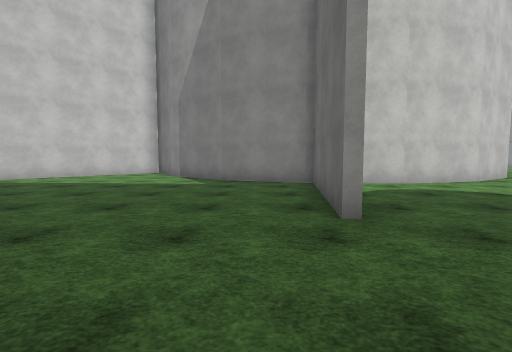
view 1 (above)

23 first-person views from a walk through a scene from a Unity 3-D project. The camera is 1.3 m above the floor, tilts 4° down and sees 90° across. The floor is counted in squares, 2 m on a side. Each view is taken from the middle of a square. On the plan, view 1 faces up. The plan holds only what a view shows up to about 9 squares ahead; the rest is blank. The place goes on beyond the plan. Some animated figures are not drawn. Surface patterns are stand-ins for the level's own textures.

view 2
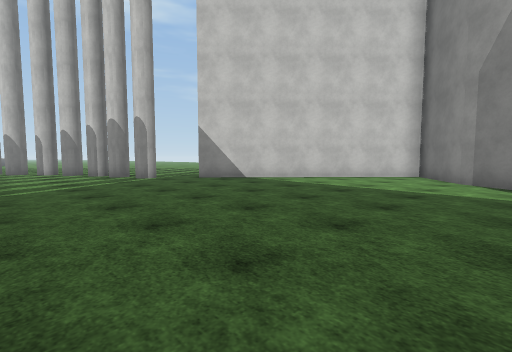

view 3
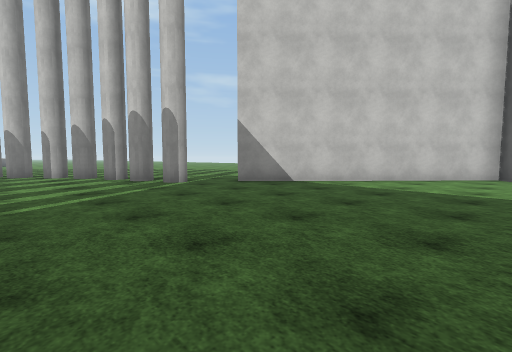

view 4
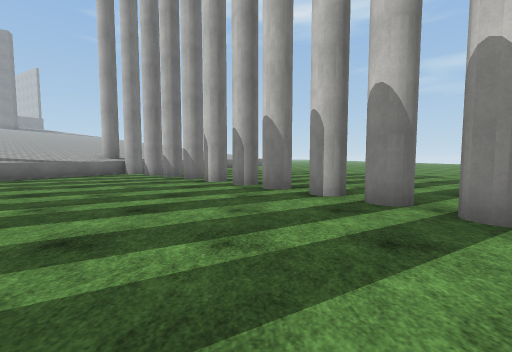

view 5
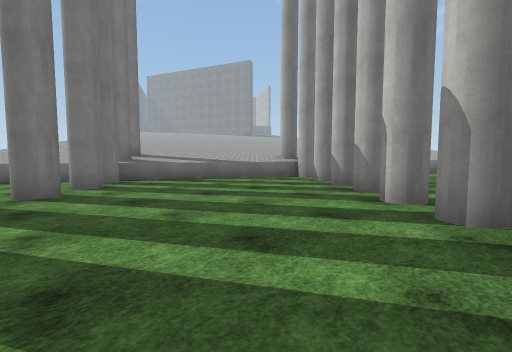

view 6
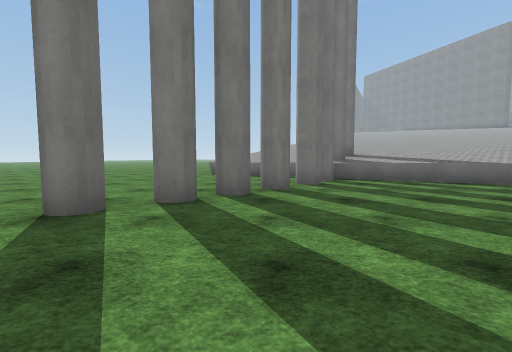

view 7
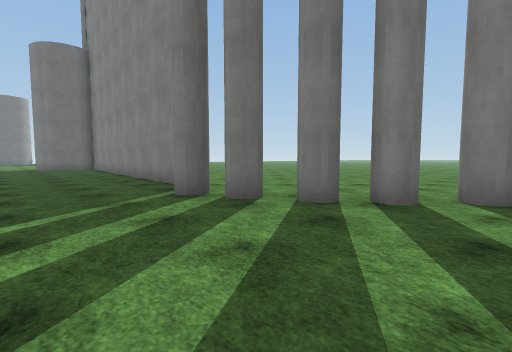

view 8
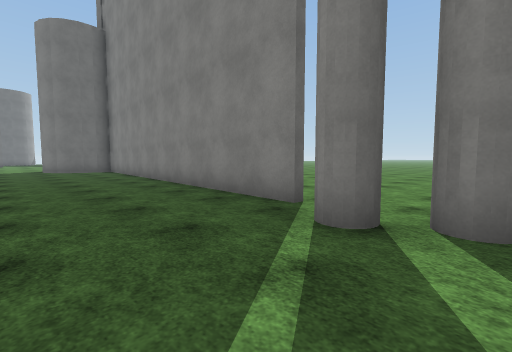

view 9
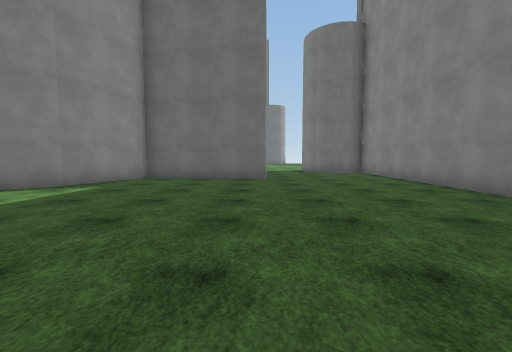

view 10
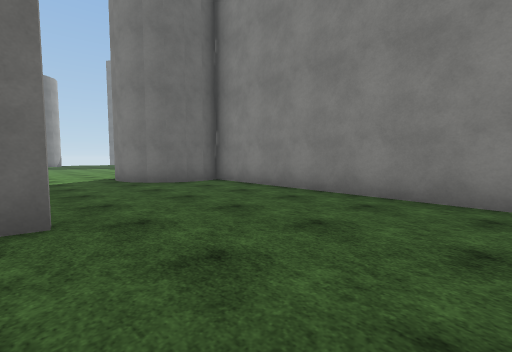

view 11
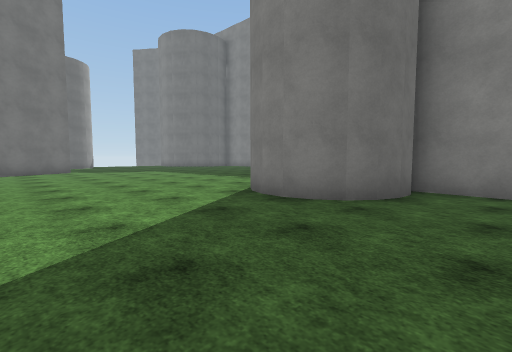

view 12
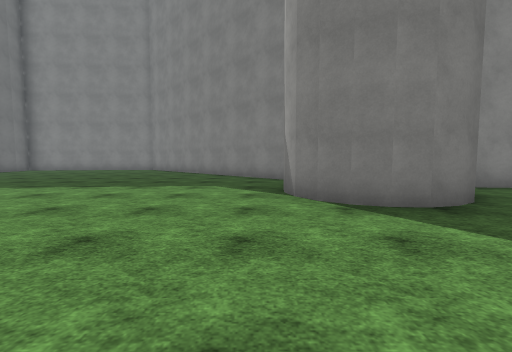

view 13
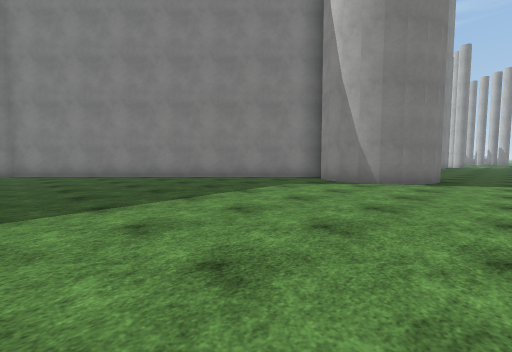

view 14
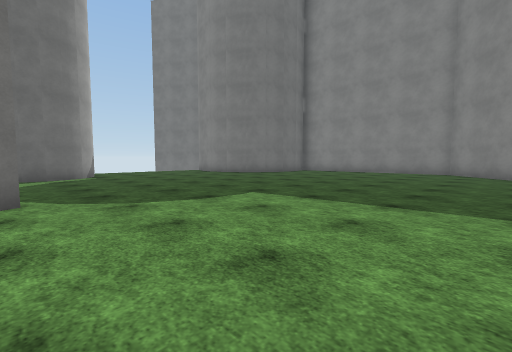

view 15
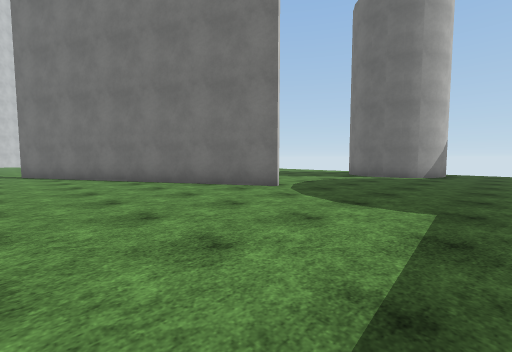

view 16
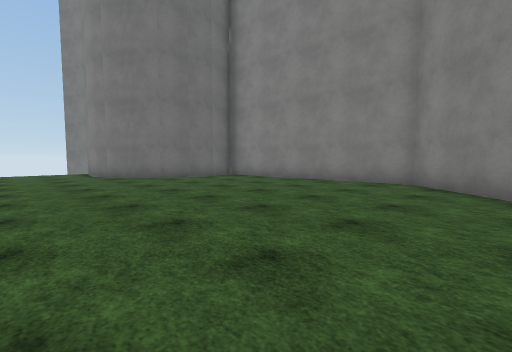

view 17
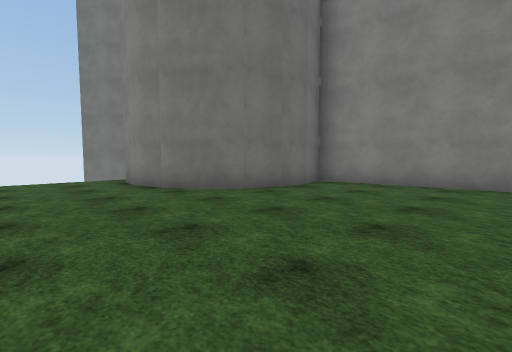

view 18
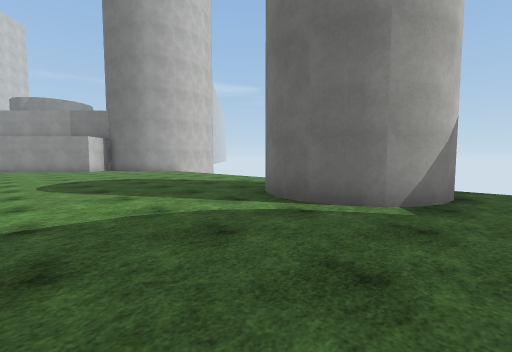

view 19
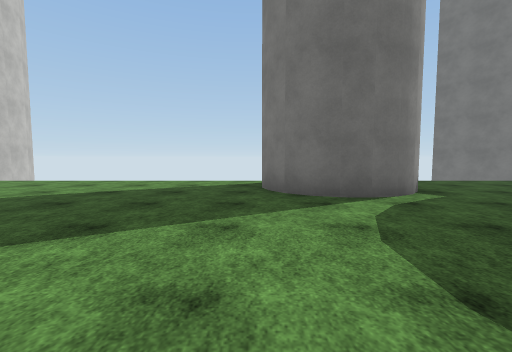

view 20
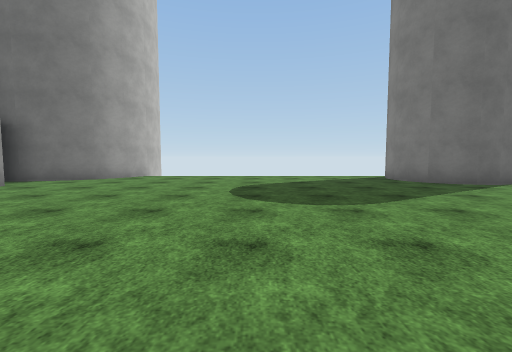

view 21
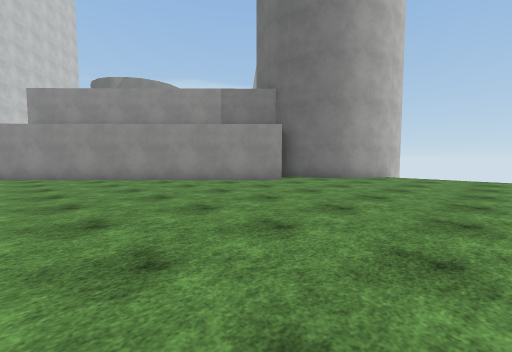

view 22
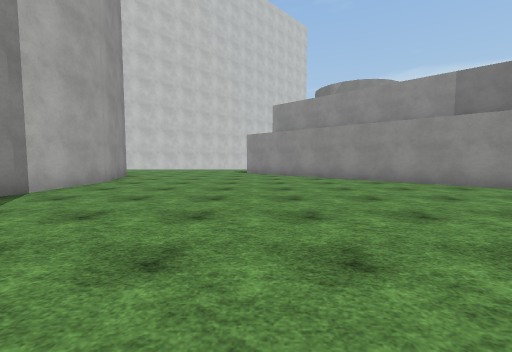

view 23
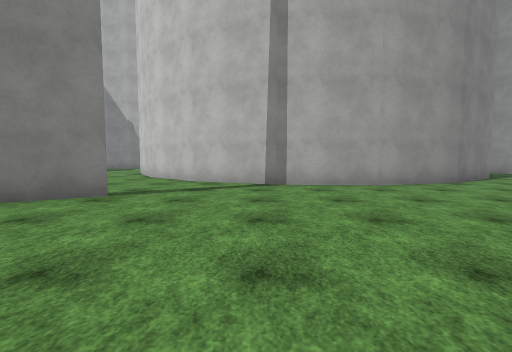

### Floor plan
Key: @ floor where view 1 was taken; # wall or solid block; . floor; ^ raised ledge.
Columns run from 20 left of view 1 to 25 right of it. Each row starts with its distance up from view 1.
 18                              ##.   .##
 17                               #......##
 16                               #.......##
 15                               #........##
 14                               #.........####
 13                               #..........#.#
 12                               #............##
 11                ###           ##.............##
 10               ##.#          ##...............
  9              ##..###       ##....#...........
  8             ##.....##     ##... .##..........
  7   ..       ##.......#######..   ..#..........
  6   ...    ..#.........#.....     ..##.........
  5    ...  .............#....      ...#.........
  4   ......##...........#.............## .......
  3   ...##..............#..............#........
  2   ..##..............................#.....##
  1    ##.....................................##
  0   .#........#.......@....###..............##
 -1   #.......##..####### ...###.................
 -2  #.......#.....      #######.................
 -3 #......##.......          ##.................
 -4 #.....##........           ##................
 -5 ^^...##.........            ##...............
 -6 ^^^^.#.........              ##..........###
 -7 ^^^^^#.........               ##........##
 -8 ^^^^^ ^. .....                 ##.......#
 -9       ^^                        ##......#
-10        ^                         ########
-11        ^

Positions as (right, up) in squares from view 1, and headings:
1: (0, 0), facing up
2: (-2, 1), facing up-left
3: (-4, 1), facing up-left
4: (-10, 1), facing left
5: (-13, 1), facing down-left
6: (-13, 1), facing down
7: (-12, 2), facing down-right
8: (-9, 2), facing down-right
9: (-7, 3), facing right
10: (-2, 3), facing down-right
11: (3, 4), facing down-right
12: (8, 4), facing down
13: (14, 2), facing down-left
14: (12, 2), facing down-right
15: (12, -2), facing up-right
16: (12, -3), facing down-right
17: (16, -3), facing down-right
18: (18, -1), facing up-right
19: (17, 3), facing right
20: (15, 7), facing right
21: (15, 8), facing up-right
22: (15, 8), facing up
23: (17, 12), facing left
